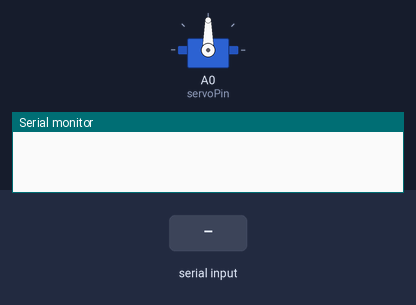
Recording of a sketch running on a simulated Arduino Uno, built with avr-gcc and run on an emulated ATmega328P. Shown: servo, the last lines printed to the serial monitor. The inputs (shaded band) are chosen by the test bench.

Above: at 1.2 s.
1.3 s: "D90\n" received over Serial
At 2.1 s:
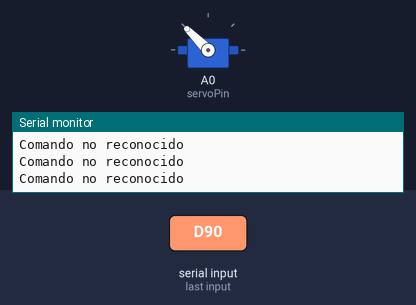
3.2 s: "I90\n" received over Serial
At 5.2 s:
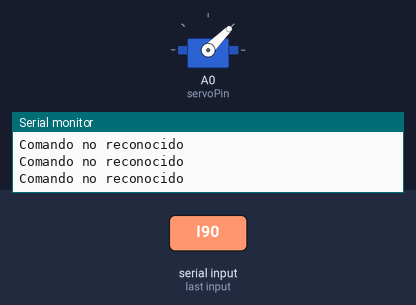
5.6 s: "D,45\n" received over Serial
At 6.35 s:
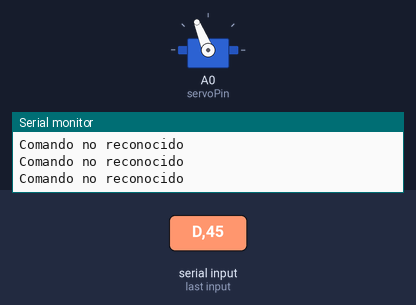
7.7 s: "I,45\n" received over Serial
At 8.45 s:
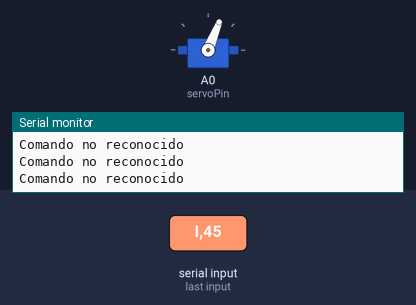
10.1 s: "G90\n" received over Serial
At 11.3 s:
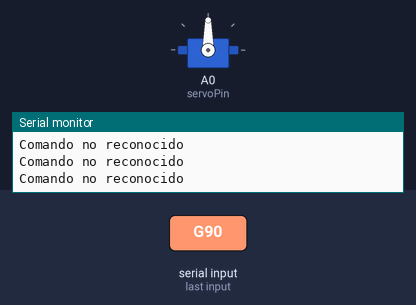
Timing chart, 0 to 13.0 s (numbered marks = the images above; inputs shaded):
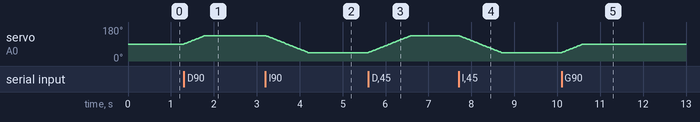

Measured:
- after the input at 1.3 s, servo on A0 (servoPin): moves from 90° to 135° over 0.49 s, starting at once
- after the input at 3.2 s, servo on A0 (servoPin): moves from 135° to 45° over 0.99 s, starting at once
- after the input at 5.6 s, servo on A0 (servoPin): moves from 45° to 135° over 0.99 s, starting at once
- after the input at 7.7 s, servo on A0 (servoPin): moves from 135° to 45° over 0.99 s, starting at once
- after the input at 10.1 s, servo on A0 (servoPin): moves from 45° to 90° over 0.49 s, starting at once

The sketch:

lab10.ino
```cpp
#include <Servo.h>

Servo myServo;  // Crea un objeto de tipo Servo

const int servoPin = A0;  // Pin al que está conectado el servo
int angle = 90;           // Ángulo inicial del servo
int speed = 50;           // Velocidad inicial (0 a 100)

unsigned long lastCommandTime = 0; // Último momento en que se recibió un comando

void setup() {
  Serial.begin(9600);               // Inicia la comunicación serial a 9600 baudios
  myServo.attach(servoPin);         // Asigna el pin al servo
  myServo.write(angle);             // Establece el ángulo inicial
}

void loop() {
  if (Serial.available() > 0) {
    char command = Serial.read();   // Lee el comando desde la comunicación serial
    lastCommandTime = millis();     // Registra el tiempo del último comando

    switch (command) {
      case 'D':  // Gira el servo a la derecha
        moveServo(angle + 45);
        break;
      case 'I':  // Gira el servo a la izquierda
        moveServo(angle - 45);
        break;
      case 'V':  // Establece la velocidad
        speed = readSerialInt();
        break;
      case 'G':  // Establece el ángulo
        angle = readSerialInt();
        moveServo(angle);
        break;
      default:
        Serial.println("Comando no reconocido");
        break;
    }
  }

  // Control de límite de tiempo para evitar bloqueos
  if (millis() - lastCommandTime > 10000) { // Si no se recibe ningún comando durante 10 segundos
    angle = 90;                             // Restablece el ángulo a la posición central
    moveServo(angle);
  }
}

void moveServo(int targetAngle) {
  int currentAngle = myServo.read();  // Lee el ángulo actual del servo
  int step = (targetAngle > currentAngle) ? 1 : -1;  // Determina la dirección del movimiento

  while (currentAngle != targetAngle) {
    currentAngle += step;  // Ajusta el ángulo actual en pequeños pasos
    myServo.write(currentAngle);  // Envía el ángulo al servo
    delay(map(speed, 0, 100, 20, 1));  // Ajusta el delay según la velocidad
  }
}

int readSerialInt() {
  while (!Serial.available()) {}  // Espera a que llegue el siguiente byte
  return Serial.parseInt();       // Lee el número entero desde la comunicación serial
}
```
